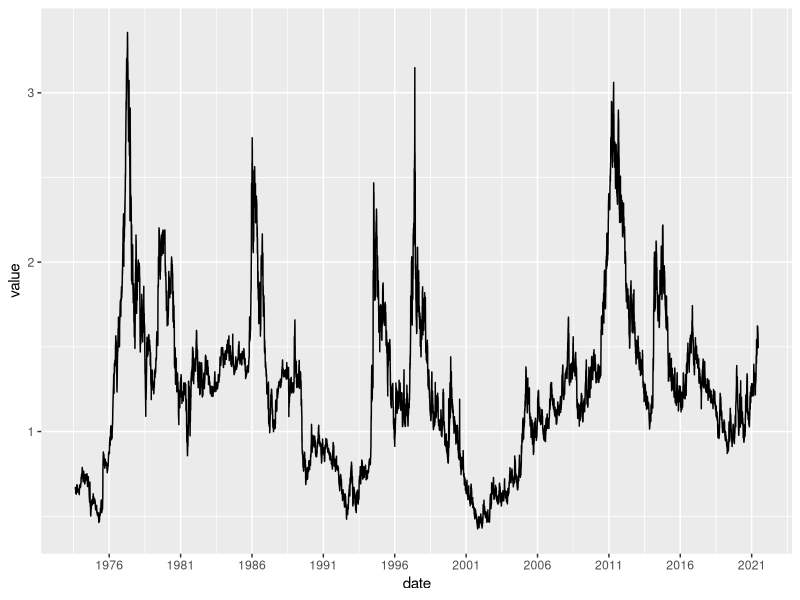
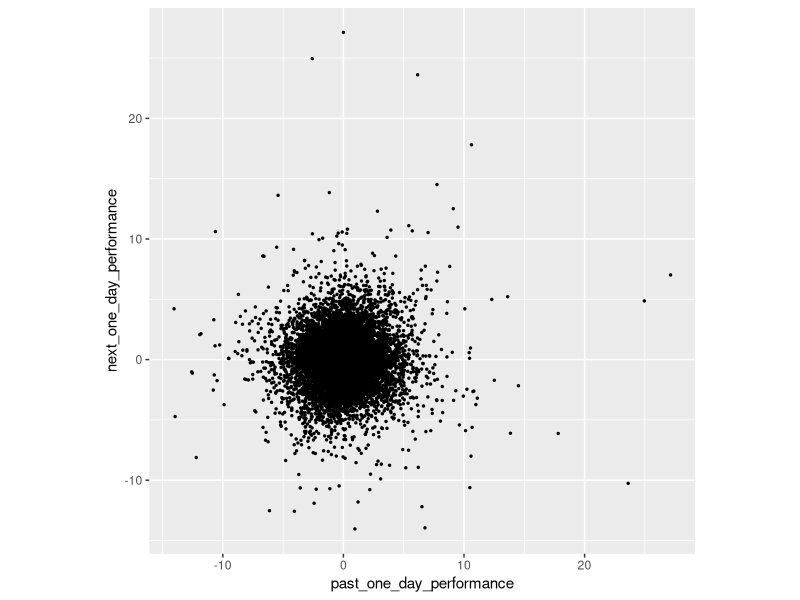
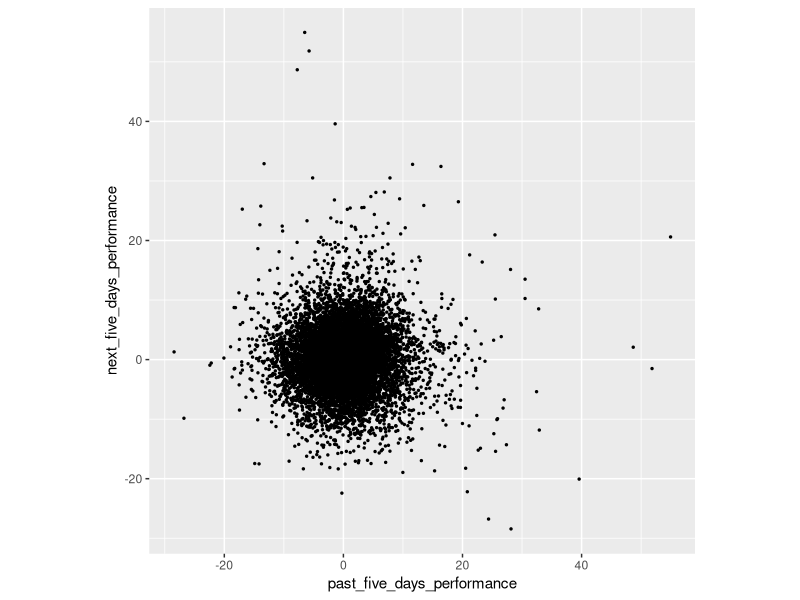
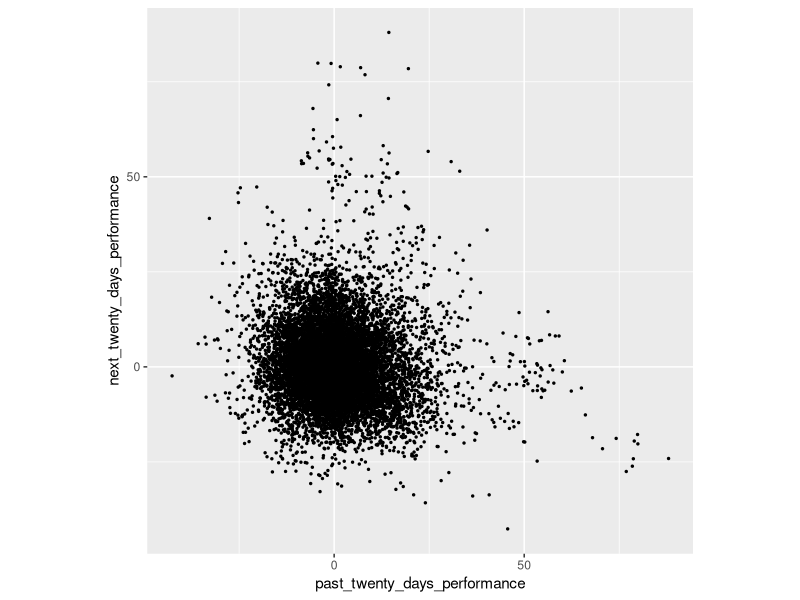
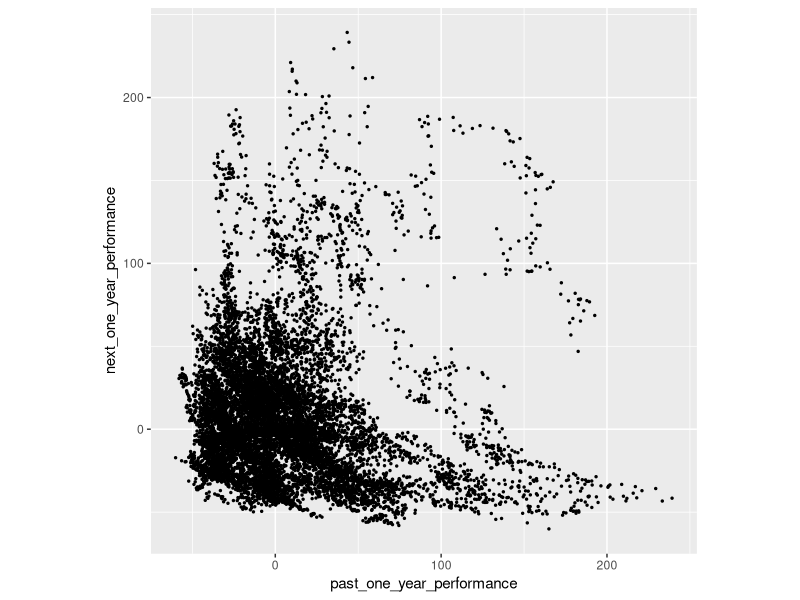
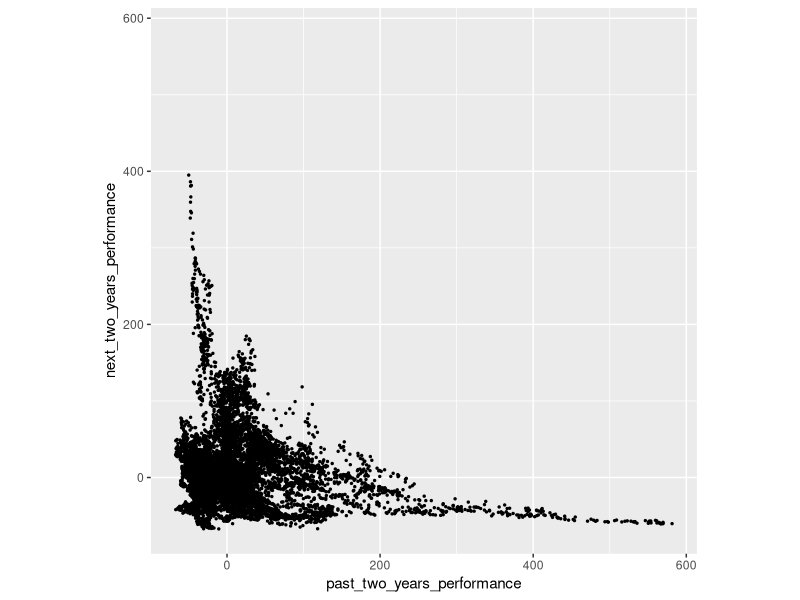
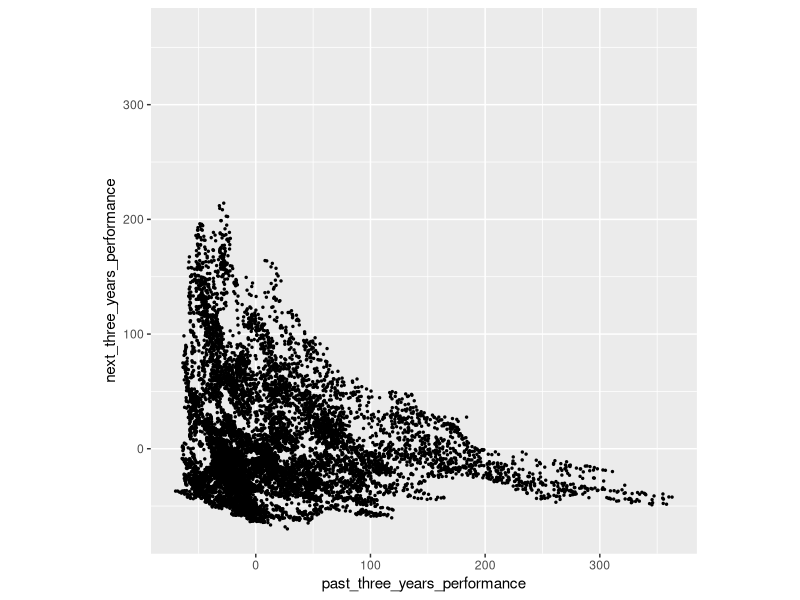
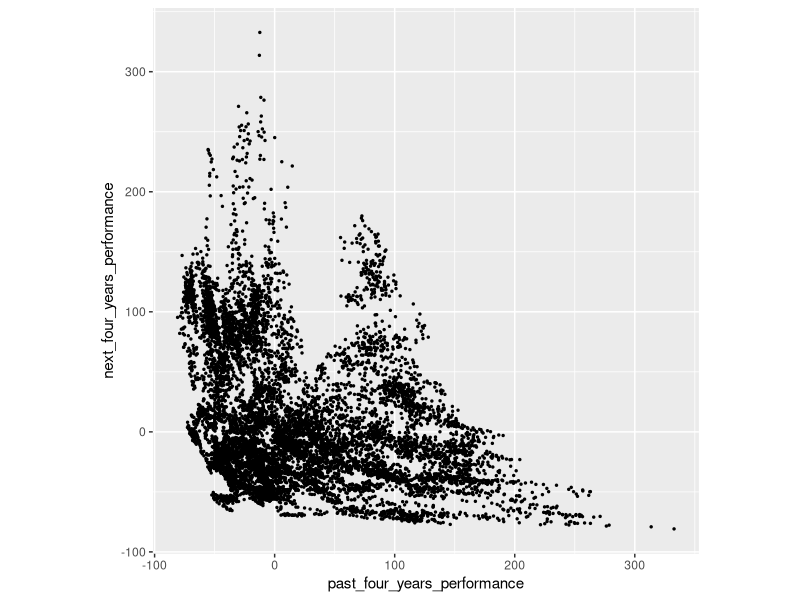

Recreate these plots in R, in order.
## ---- chunk 1
knitr::opts_chunk$set(echo = TRUE)
library(readr)
options(readr.show_col_types = FALSE)
library(ggplot2)
library(lubridate)
library(scales)
library(dplyr)

## ---- chunk 2

df=read_csv("Coffee_Price_Since_1973.csv")
df$date<- mdy(df$date)

## ---- chunk 3
ggplot(data = df, aes(x = date, y = value, group = 1))+
  geom_line()+
  scale_x_date(breaks="5 years", labels = date_format("%Y"))
## ---- chunk 4
head(df)
## ---- chunk 5
df <- df %>% mutate(one_day_past = lag(value,n=1))
df <- df %>% mutate_at(c("value"), tibble::lst("one_day_future"=lead), n = 1)
## ---- chunk 6
df <- df %>% mutate(next_one_day_performance=(one_day_future/value-1)*100)
df  <- df %>% mutate(past_one_day_performance=(value/one_day_past-1)*100)
## ---- chunk 7
cor(df$past_one_day_performance, df$next_one_day_performance, use = "complete.obs")
ggplot(df, aes(x=past_one_day_performance, y=next_one_day_performance)) + geom_point(size=0.5) + theme(aspect.ratio=1)
## ---- chunk 8
df <- df %>% mutate(five_days_past = lag(value,n=5))
df <- df %>% mutate_at(c("value"), tibble::lst("five_days_future"=lead), n = 5)
## ---- chunk 9
df <- df %>% mutate(next_five_days_performance=(five_days_future/value-1)*100)
df  <- df %>% mutate(past_five_days_performance=(value/five_days_past-1)*100)
## ---- chunk 10
cor(df$past_five_days_performance, df$next_five_days_performance, use = "complete.obs")
ggplot(df, aes(x=past_five_days_performance, y=next_five_days_performance)) + geom_point(size=0.5) + theme(aspect.ratio=1)
## ---- chunk 11
df <- df %>% mutate(twenty_days_past = lag(value,n=20))
df <- df %>% mutate_at(c("value"), tibble::lst("twenty_days_future"=lead), n = 20)
## ---- chunk 12
df <- df %>% mutate(next_twenty_days_performance=(twenty_days_future/value-1)*100)
df  <- df %>% mutate(past_twenty_days_performance=(value/twenty_days_past-1)*100)
## ---- chunk 13
cor(df$past_twenty_days_performance, df$next_twenty_days_performance, use = "complete.obs")
ggplot(df, aes(x=past_twenty_days_performance, y=next_twenty_days_performance)) + geom_point(size=0.5) + theme(aspect.ratio=1)
## ---- chunk 14
df <- df %>% mutate(one_year_past = lag(value,n=240))
df <- df %>% mutate_at(c("value"), tibble::lst("one_year_future"=lead), n = 240)
## ---- chunk 15
df <- df %>% mutate(next_one_year_performance=(one_year_future/value-1)*100)
df  <- df %>% mutate(past_one_year_performance=(value/one_year_past-1)*100)
## ---- chunk 16
cor(df$past_one_year_performance, df$next_one_year_performance, use = "complete.obs")
ggplot(df, aes(x=past_one_year_performance, y=next_one_year_performance)) + geom_point(size=0.5) + theme(aspect.ratio=1)
## ---- chunk 17
df <- df %>% mutate(two_years_past = lag(value,n=480))
df <- df %>% mutate_at(c("value"), tibble::lst("two_years_future"=lead), n = 480)
## ---- chunk 18
df <- df %>% mutate(next_two_years_performance=(two_years_future/value-1)*100)
df  <- df %>% mutate(past_two_years_performance=(value/two_years_past-1)*100)
## ---- chunk 19
cor(df$past_two_years_performance, df$next_two_years_performance, use = "complete.obs")
ggplot(df, aes(x=past_two_years_performance, y=next_two_years_performance)) + geom_point(size=0.5) + theme(aspect.ratio=1)
## ---- chunk 20
df <- df %>% mutate(three_years_past = lag(value,n=720))
df <- df %>% mutate_at(c("value"), tibble::lst("three_years_future"=lead), n = 720)
## ---- chunk 21
df <- df %>% mutate(next_three_years_performance=(three_years_future/value-1)*100)
df  <- df %>% mutate(past_three_years_performance=(value/three_years_past-1)*100)
## ---- chunk 22
cor(df$past_three_years_performance, df$next_three_years_performance, use = "complete.obs")
ggplot(df, aes(x=past_three_years_performance, y=next_three_years_performance)) + geom_point(size=0.5) + theme(aspect.ratio=1)
## ---- chunk 23
df <- df %>% mutate(four_years_past = lag(value,n=960))
df <- df %>% mutate_at(c("value"), tibble::lst("four_years_future"=lead), n = 960)
## ---- chunk 24
df <- df %>% mutate(next_four_years_performance=(four_years_future/value-1)*100)
df  <- df %>% mutate(past_four_years_performance=(value/four_years_past-1)*100)
## ---- chunk 25
cor(df$past_four_years_performance, df$next_four_years_performance, use = "complete.obs")
ggplot(df, aes(x=past_four_years_performance, y=next_four_years_performance)) + geom_point(size=0.5) + theme(aspect.ratio=1)
